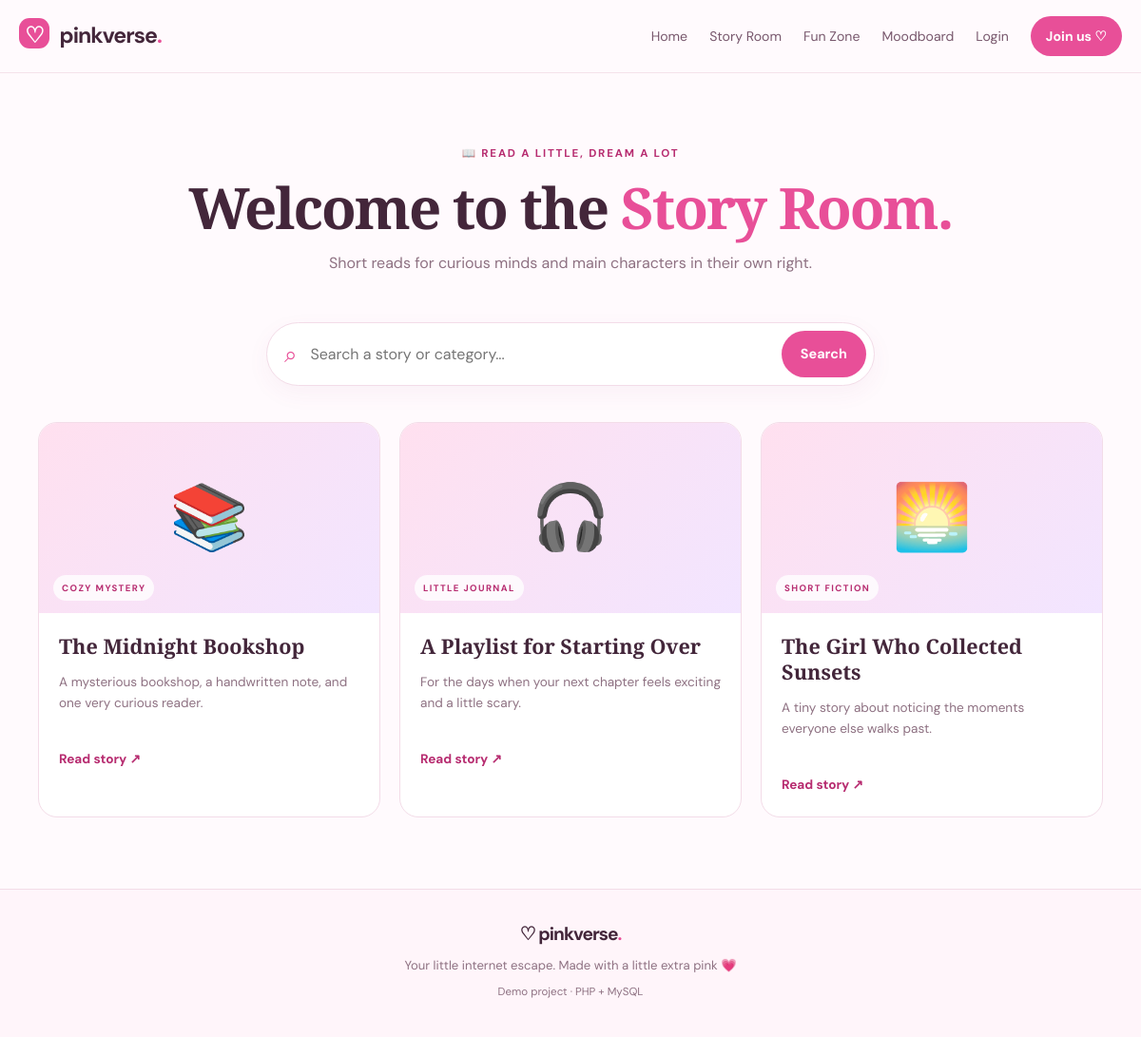
The page /stories.php on the database its author committed.
### tables this page shows
CREATE TABLE IF NOT EXISTS stories (
  id INT UNSIGNED AUTO_INCREMENT PRIMARY KEY,
  title VARCHAR(180) NOT NULL,
  category VARCHAR(60) NOT NULL,
  excerpt VARCHAR(300) NOT NULL,
  emoji VARCHAR(20) NOT NULL DEFAULT '📖',
  content TEXT NOT NULL,
  created_at TIMESTAMP DEFAULT CURRENT_TIMESTAMP
);

### config.php (called while the page is built, shortened)
<?php
function e(?string $value): string {
    return htmlspecialchars($value ?? '', ENT_QUOTES, 'UTF-8');
}

### stories.php (the view, shortened to what this page needs)
<?php
require 'config.php';
$q = trim($_GET['q'] ?? '');
if ($q !== '') {
    $stmt = $pdo->prepare('SELECT id, title, category, excerpt, emoji FROM stories WHERE title LIKE ? OR category LIKE ? OR excerpt LIKE ? ORDER BY id DESC');
    $like = '%' . $q . '%'; $stmt->execute([$like, $like, $like]); $stories = $stmt->fetchAll();
} else {
    $stories = $pdo->query('SELECT id, title, category, excerpt, emoji FROM stories ORDER BY id DESC')->fetchAll();
}
require 'includes/header.php';
?>
<section class="page-hero compact-hero"><span class="eyebrow">📖 READ A LITTLE, DREAM A LOT</span><h1>Welcome to the <span>Story Room.</span></h1><p>Short reads for curious minds and main characters in their own right.</p></section>
<form class="search-bar" method="get"><span>⌕</span><input type="search" name="q" value="<?= e($q) ?>" placeholder="Search a story or category..."><button class="btn btn-primary" type="submit">Search</button></form>
<?php if (!$stories): ?><div class="empty-state"><span>🫧</span><h2>No stories found</h2><p>Try another keyword, bestie.</p><a class="text-link" href="stories.php">Show all stories</a></div><?php else: ?>
<div class="story-grid story-grid-large">
<?php foreach ($stories as $story): ?><article class="story-card"><div class="story-cover"><?= e($story['emoji']) ?><span><?= e(strtoupper($story['category'])) ?></span></div><div class="story-body"><h3><?= e($story['title']) ?></h3><p><?= e($story['excerpt']) ?></p><a class="text-link" href="story.php?id=<?= (int)$story['id'] ?>">Read story ↗</a></div></article><?php endforeach; ?>
</div><?php endif; ?>
<?php require 'includes/footer.php'; ?>

### assets/style.css (style rules this page uses)
:root { --ink:#43263a;--muted:#8e7182;--pink:#e84f98;--pink-dark:#b72c70;--pink-soft:#fff0f7;--rose:#fbd6e7;--line:#f3dce8;--white:#fff;--lilac:#f0e8ff;--shadow:0 18px 50px rgba(151,66,112,.09) }
* { box-sizing:border-box }
html { scroll-behavior:smooth }
body { margin:0;background:#fffafd;color:var(--ink);font-family:'DM Sans',sans-serif;line-height:1.6 }
a { color:inherit;text-decoration:none }
button,input { font:inherit }
.eyebrow { display:inline-block;color:var(--pink-dark);font-size:.72rem;letter-spacing:1.8px;font-weight:700 }
.hero h1,.page-hero h1,.auth-aside h1 { font-family:'Playfair Display',serif;font-size:clamp(3rem,6vw,5rem);line-height:1.05;letter-spacing:-2px;margin:17px 0 20px }
.hero h1 span,.page-hero h1 span { color:var(--pink) }
.btn { display:inline-flex;justify-content:center;align-items:center;gap:8px;border:0;border-radius:99px;padding:13px 20px;font-weight:700;font-size:.9rem;cursor:pointer;transition:transform .18s,box-shadow .18s,background .18s }
.btn-primary { background:var(--pink);color:white }
.card-link,.text-link { font-size:.85rem;font-weight:700;color:var(--pink-dark) }
.story-grid { display:grid;grid-template-columns:repeat(3,1fr);gap:20px }
.story-card { border:1px solid var(--line);border-radius:20px;overflow:hidden;background:white;transition:transform .2s,box-shadow .2s }
.story-cover { height:175px;background:linear-gradient(135deg,#ffe0ef,#f2e5ff);display:grid;place-items:center;font-size:4.2rem;position:relative }
.story-cover span { position:absolute;left:15px;bottom:13px;font-size:.6rem;letter-spacing:1.4px;background:rgba(255,255,255,.8);color:var(--pink-dark);padding:6px 9px;border-radius:99px;font-weight:700 }
.story-body { padding:21px }
.story-body h3 { font:600 1.35rem/1.25 'Playfair Display',serif;margin:0 0 9px }
.story-body p { font-size:.85rem;color:var(--muted);min-height:65px }
.page-hero { text-align:center;padding:70px 0 35px }
.page-hero h1 { font-size:clamp(2.6rem,5vw,4rem);margin:14px 0 }
.page-hero p { color:var(--muted);max-width:600px;margin:0 auto }
.compact-hero { padding-bottom:30px }
.search-bar { display:flex;align-items:center;gap:12px;max-width:640px;margin:20px auto 38px;padding:8px 8px 8px 18px;border:1px solid var(--line);border-radius:99px;background:white;box-shadow:0 8px 25px rgba(151,66,112,.05) }
.search-bar>span { font-size:1.5rem;color:var(--pink) }
.search-bar input { border:0;outline:0;min-width:0;flex:1;background:transparent;color:var(--ink) }
.story-grid-large { margin-bottom:75px }
.story-grid-large .story-cover { height:200px }

### rows shown on the page
stories: emoji "📚", category "COZY MYSTERY", title "The Midnight Bookshop", excerpt "A mysterious bookshop, a handwritten note, and one very curious reader."
stories: emoji "🎧", category "LITTLE JOURNAL", title "A Playlist for Starting Over", excerpt "For the days when your next chapter feels exciting and a little scary."
stories: emoji "🌅", category "SHORT FICTION", title "The Girl Who Collected Sunsets", excerpt "A tiny story about noticing the moments everyone else walks past."
